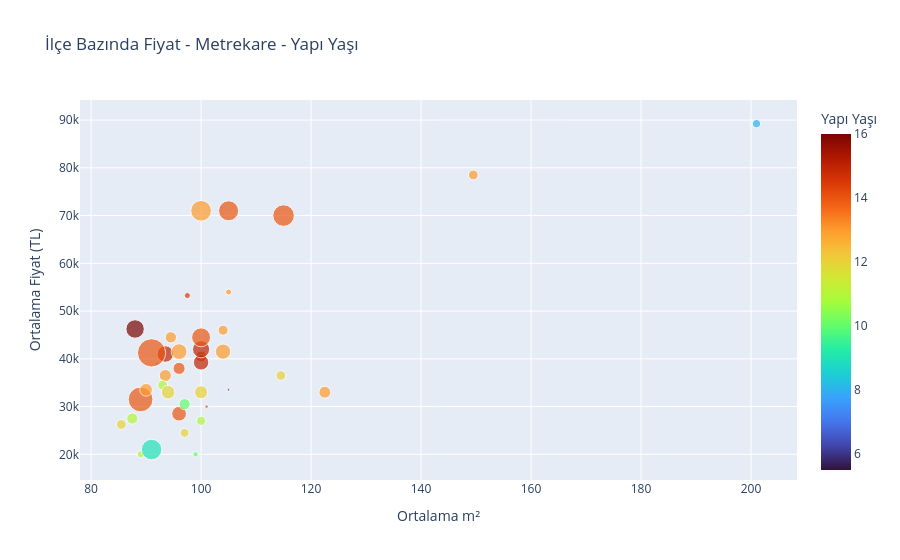

This figure's notebook cell:
### Code cell
# İlçe Bazında Fiyat + Metrekare + Yapı Yaşı
ilce_ozet = df.groupby('Ilce').agg(
    Fiyat      = ('Fiyat', 'median'),
    Metrekare  = ('Metrekare', 'median'),
    YapiYasi   = ('Yapı Yaşı', 'median'),
    Adet       = ('Fiyat', 'count')
).reset_index()

fig = px.scatter(ilce_ozet,
                 x='Metrekare', y='Fiyat',
                 size='Adet',
                 color='YapiYasi',
                 color_continuous_scale='turbo',
                 hover_name='Ilce',
                 title='İlçe Bazında Fiyat - Metrekare - Yapı Yaşı',
                 labels={
                     'Fiyat'     : 'Ortalama Fiyat (TL)',
                     'Metrekare' : 'Ortalama m²',
                     'YapiYasi'  : 'Yapı Yaşı',
                     'Adet'      : 'İlan Sayısı'
                 })
fig.show()

### Figure 1 — Plotly figure (JSON) as saved in the notebook; plotly's stock layout.template omitted (floating-point values rounded to 4 significant figures)
{"data": [{"hovertemplate": "<b>%{hovertext}</b><br><br>Ortalama m²=%{x}<br>Ortalama Fiyat (TL)=%{y}<br>İlan Sayısı=%{marker.size}<br>Yapı Yaşı=%{marker.color}<extra></extra>", "hovertext": ["Adalar", "Arnavutköy", "Ataşehir", "Avcılar", "Bahçelievler", "Bakırköy", "Bayrampaşa", "Bağcılar", "Başakşehir", "Beykoz", "Beylikdüzü", "Beyoğlu", "Beşiktaş", "Büyükçekmece", "Esenler", "Esenyurt", "Eyüpsultan", "Fatih", "Gaziosmanpaşa", "Güngören", "Kadıköy", "Kartal", "Kağıthane", "Küçükçekmece", "Maltepe", "Pendik", "Sancaktepe", "Sarıyer", "Silivri", "Sultanbeyli", "Sultangazi", "Tuzla", "Zeytinburnu", "Çatalca", "Çekmeköy", "Ümraniye", "Üsküdar", "Şile", "Şişli"], "legendgroup": "", "marker": {"color": [13.0, 12.0, 15.0, 12.0, 13.0, 13.0, 8.0, 12.0, 13.0, 13.0, 13.0, 16.0, 13.0, 12.0, 11.0, 9.0, 13.0, 11.0, 11.0, 14.0, 14.0, 14.0, 14.0, 13.0, 13.0, 15.0, 14.0, 14.0, 11.0, 10.0, 10.0, 14.0, 14.5, 5.5, 12.0, 15.0, 14.0, 8.0, 14.0], "coloraxis": "coloraxis", "size": [46, 99, 338, 214, 184, 118, 15, 120, 293, 125, 176, 424, 537, 118, 65, 523, 162, 156, 119, 17, 501, 148, 766, 201, 310, 296, 270, 579, 107, 157, 37, 183, 46, 8, 231, 367, 446, 86, 996], "sizemode": "area", "sizeref": 2.49, "symbol": "circle"}, "mode": "markers", "name": "", "orientation": "v", "showlegend": false, "type": "scatter", "x": [105.0, 97.0, 93.5, 100.0, 93.5, 149.5, 92.0, 85.5, 104.0, 104.0, 122.5, 88.0, 100.0, 114.5, 89.0, 91.0, 94.5, 87.5, 93.0, 101.0, 105.0, 100.0, 89.0, 90.0, 96.0, 100.0, 96.0, 115.0, 100.0, 97.0, 99.0, 96.0, 97.5, 105.0, 94.0, 100.0, 100.0, 201.0, 91.0], "xaxis": "x", "y": [54000.0, 24500.0, 41000.0, 33000.0, 36500.0, 78500.0, 39000.0, 26250.0, 41500.0, 46000.0, 33000.0, 46250.0, 71000.0, 36500.0, 20000.0, 21000.0, 44500.0, 27500.0, 34500.0, 30000.0, 71000.0, 40500.0, 31500.0, 33500.0, 41500.0, 39250.0, 28500.0, 70000.0, 27000.0, 30500.0, 20000.0, 38000.0, 53250.0, 33500.0, 33000.0, 42000.0, 44500.0, 89250.0, 41250.0], "yaxis": "y"}], "layout": {"coloraxis": {"colorbar": {"title": {"text": "Yapı Yaşı"}}, "colorscale": [[0, "#30123b"], [0.07143, "#4145ab"], [0.1429, "#4675ed"], [0.2143, "#39a2fc"], [0.2857, "#1bcfd4"], [0.3571, "#24eca6"], [0.4286, "#61fc6c"], [0.5, "#a4fc3b"], [0.5714, "#d1e834"], [0.6429, "#f3c63a"], [0.7143, "#fe9b2d"], [0.7857, "#f36315"], [0.8571, "#d93806"], [0.9286, "#b11901"], [1, "#7a0402"]]}, "legend": {"itemsizing": "constant", "tracegroupgap": 0}, "title": {"text": "İlçe Bazında Fiyat - Metrekare - Yapı Yaşı"}, "xaxis": {"anchor": "y", "domain": [0, 1], "title": {"text": "Ortalama m²"}}, "yaxis": {"anchor": "x", "domain": [0, 1], "title": {"text": "Ortalama Fiyat (TL)"}}}}
